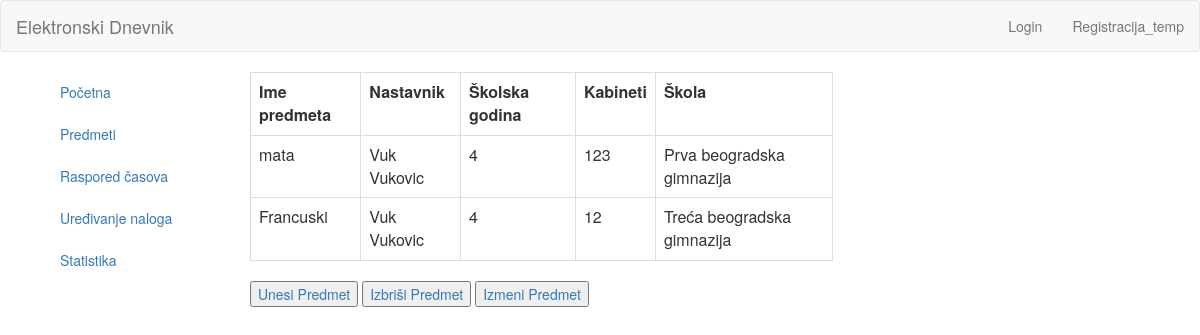
Page /index.php/koordinator/predmeti on the committed database.
### tables this page shows
CREATE TABLE `predmet` (
  `id` int(11) NOT NULL,
  `ime` varchar(255) NOT NULL,
  `nastavnik` int(11) NOT NULL,
  `skolskaGodina` varchar(30) NOT NULL,
  `kabineti` varchar(50) NOT NULL,
  `skolaId` int(11) NOT NULL
);

CREATE TABLE `users` (
  `id` int(11) NOT NULL,
  `name` varchar(255) NOT NULL,
  `surname` varchar(255) NOT NULL,
  `email` varchar(255) NOT NULL,
  `username` varchar(255) NOT NULL,
  `password` varchar(255) NOT NULL
);

CREATE TABLE `skola` (
  `id` int(11) NOT NULL,
  `ime` varchar(255) NOT NULL,
  `adresa` varchar(255) NOT NULL,
  `grad` varchar(255) NOT NULL
);

### application/controllers/Koordinator.php (called while the page is built, shortened)
<?php
	class Koordinator extends CI_Controller{
		public function predmeti() {
			$this->load->model('Koordinator_model');
			$data["fetch_data"] = $this->Koordinator_model->listOfStudents();
			$data['nastavnici'] = $this->Koordinator_model->getNastavnike();
			$data['skole'] = $this->Koordinator_model->getSkole();
			$this->load->view('templates/header');
			$this->load->view('koordinator/predmeti', $data);
			$this->load->view('templates/footer');
		}
	}

### index.php (called while the page is built, shortened)
<?php
require_once BASEPATH.'core/CodeIgniter.php';

### application/models/koordinator_model.php (called while the page is built, shortened)
<?php
	class Koordinator_model extends CI_Model{
		public function listOfStudents() {
			  $query = $this->db->get("predmet");
		   return $query;
		}
		public function getNastavnike(){
			$result = $this->db->get('nastavnik');
			$id = $result->row(0)->id;
			$query = $this->db->get_where('users', array('id'=>$id));
			return $query;
		}
		public function getSkole(){
			$query = $this->db->get('skola');
			return $query;
		}
	}

### application/views/koordinator/predmeti.php (the view)
<div class="col col-lg-2 col-md-3 col-sm-3 col-xs-12 left-container">
	<div class="tm-left-inner-container">
		<ul class="nav nav-stacked css-nav">
			<li><a href="<?php echo base_url(); ?>koordinator/index">Početna</a></li>
			<li><a href="<?php echo base_url(); ?>koordinator/predmeti">Predmeti</a></li>
			<li><a href="<?php echo base_url(); ?>koordinator/raspored">Raspored časova</a></li>
			<li><a href="<?php echo base_url(); ?>koordinator/uredjivanje">Uređivanje naloga</a></li>
			<li><a href="<?php echo base_url(); ?>koordinator/statistika">Statistika</a></li>
		</ul>
	</div>
</div>
<div class="col col-lg-10 col-md-7 col-sm-7 col-xs-12 right-container">
	<div class="tm-right-inner-container">
		<div class="col-lg-8 col-md-5 col-sm-4 col-xs-12">
<table class = "table table-bordered">
	<tr colspan = "5">
		<td><strong>Ime predmeta</strong></td>
		<td><strong>Nastavnik</strong></td>
		<td><strong>Školska godina</strong></td>
		<td><strong>Kabineti</strong></td>
		<td><strong>Škola</strong></td>
     </tr>
		<?php
			if ($fetch_data->num_rows() > 0){
				foreach($fetch_data->result() as $row){
			?>
			<tr>
			<td> <?php echo $row->ime; ?> </td>
			<?php
			foreach($nastavnici->result() as $rowN){
				if($row->nastavnik === $rowN->id){
					?>
					 <td> <?php echo $rowN->name; ?> <?php echo $rowN->surname; ?>  </td>
					<?php
				}
			}
			?>
		   <td> <?php echo $row->skolskaGodina; ?> </td>
		   <td> <?php echo $row->kabineti; ?> </td>
			<?php
			foreach($skole->result() as $rowS){
				if($row->skolaId === $rowS->id){
					?>
					 <td> <?php echo $rowS->ime; ?>  </td>
					<?php
				}
			}
			?>
			</tr>
			<?php
			}
		}
		else {
			?>
			<tr colspan = "5">
			Nema predmeta!
			</tr>
			<?php
		}
		?>
  </table>
			<button type="submit"><a href="<?php echo base_url(); ?>koordinator/unosPredmeta">Unesi Predmet</a></button>
			<button type="submit"><a href="<?php echo base_url(); ?>koordinator/brisanjePredmeta">Izbriši Predmet</a></button>
			<button type="submit"><a href="<?php echo base_url(); ?>koordinator/izmenaPredmeta">Izmeni Predmet</a></button>
		</div>
	</div>
</div>

### application/views/templates/header.php (shortened to what this page needs)
<html>
	<head>
		<link rel="stylesheet" href="https://maxcdn.bootstrapcdn.com/bootstrap/3.3.7/css/bootstrap.min.css">
	</head>
	<body>
		<nav class="navbar navbar-default">
		<div class="container-fluid">
			<div class="navbar-header">
				<a class="navbar-brand" href="#">Elektronski Dnevnik</a>
			</div>
			<div id="navbar">
				<ul class="nav navbar-nav navbar-right">
					<?php if(!$this->session->userdata('logged_in')) : ?>
						<li><a href="<?php echo base_url(); ?>users/login">Login</a></li>
					<?php endif; ?>
					<li><a href="<?php echo base_url(); ?>users/register">Registracija_temp</a></li>
				</ul>
			</div>
		</div>
		</nav>
		<div class="container">

### application/views/templates/footer.php
</div>
</body>
</html>

### rows in the picture
predmet: ime "mata", skolskaGodina "4", kabineti "123"
users: name "Vuk", surname "Vukovic"
skola: ime "Prva beogradska gimnazija"
predmet: ime "Francuski", skolskaGodina "4", kabineti "12"
skola: ime "Treća beogradska gimnazija"
